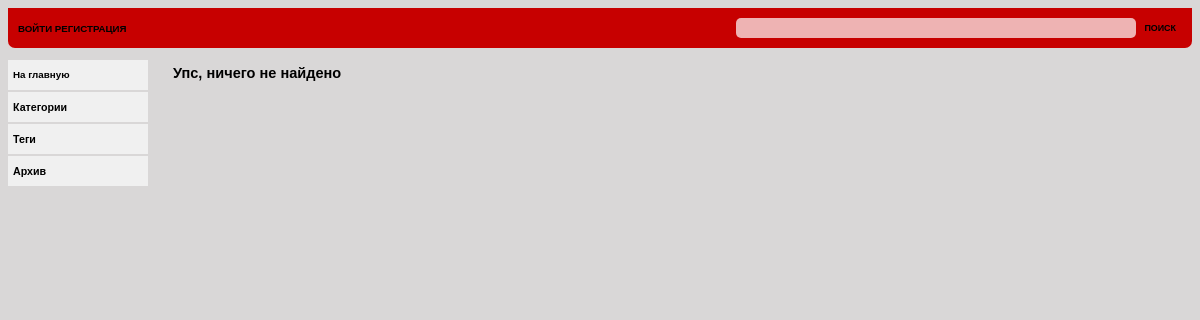
The app's page /python, older data.
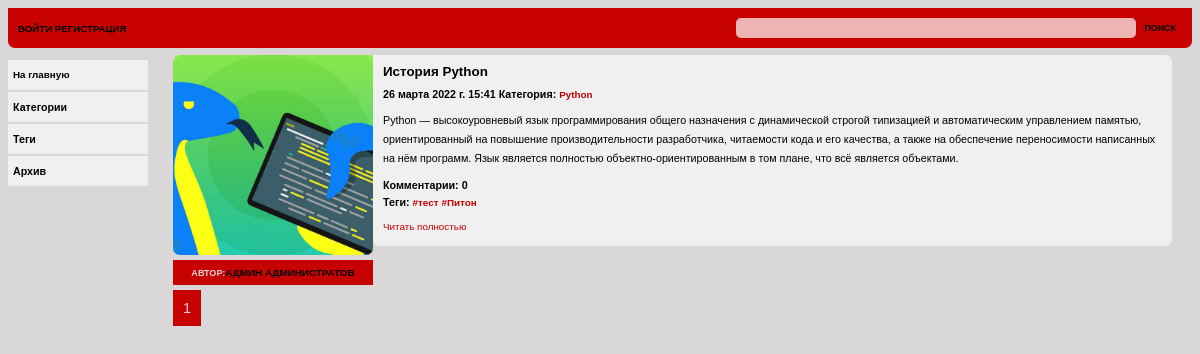
The same page, newer data.
### blog/models.py (models this page shows, shortened)
class Post(models.Model):
    author = models.ForeignKey(User,
                               on_delete=models.SET_NULL,
                               blank=True,
                               null=True,
                               verbose_name='Автор')
    title = models.CharField('Заголовок', max_length=100, unique=True)
    slug = models.SlugField('Слаг', max_length=100, unique=True)
    image = models.ImageField('Изображение', upload_to='images/%Y/%m/%d/', null=True, blank=True)
    category = models.ForeignKey(Category, on_delete=models.CASCADE, verbose_name='Категория')
    tags = models.ManyToManyField('Tag', blank=True, related_name='posts', verbose_name='Теги')
    preview_text = models.TextField('Превью', max_length=500)
    text = models.TextField('Текст', max_length=5000)
    date_pub = models.DateTimeField('Дата публикации', auto_now_add=True)
    likes = models.ManyToManyField(User, blank=True, related_name='posts', verbose_name='Лайки')
    is_published = models.BooleanField("Опубликовано", blank=True, default=False)
    def get_absolute_url(self):
        return reverse('blog:post', kwargs={'category_slug': self.category.slug, 'post_slug': self.slug})
    class Meta:
        verbose_name = 'Пост'
        verbose_name_plural = 'Посты'
        ordering = ('-date_pub',)

class Category(models.Model):
    name = models.CharField('Наименование категории', max_length=50)
    slug = models.SlugField('Слаг', max_length=50)
    def __str__(self):
        return self.name
    class Meta:
        verbose_name = 'Категория'
        verbose_name_plural = 'Категории'

class Tag(models.Model):
    name = models.CharField('Тэг', max_length=50)
    slug = models.SlugField('Слаг', max_length=50)
    def __str__(self):
        return f'#{self.name}'
    class Meta:
        verbose_name = 'Тэг'
        verbose_name_plural = 'Тэги'

### user/models.py (models this page shows)
class User(AbstractUser):
    avatar = models.ImageField(upload_to='images/avatar/%Y/%m/%d/',
                               blank=True, verbose_name='Аватар',
                               default='images/avatar/default.bmp')
    email = models.EmailField('E-mail',
                              unique=True)

### blog/views.py (the view)
# urls.py: path('<slug:category_slug>', PostCatListView.as_view(), name='category'),
class PostCatListView(MainPostListView):
    def get_queryset(self):
        self.title = get_object_or_404(Category, slug=self.kwargs["category_slug"])
        return services.get_filtered_posts(is_published=True,
                                           category=self.title)

### blog/services.py (called while the page is built)
def _get_posts(posts):
    return posts.prefetch_related('tags'
                                  ).select_related(
                                        'category', 'author'
                                  ).order_by(
                                        '-date_pub'
                                  ).defer(
                                            'text', 'is_published', 'author__avatar', 'author__date_joined',
                                            'author__is_active', 'author__is_staff', 'author__is_superuser',
                                            'author__password', 'author__username', 'author__email',
                                            'author__last_login'
                                  ).annotate(comments_count=Count('comments'))

def get_filtered_posts(**filter_kwargs):
    return _get_posts(Post.objects.filter(**filter_kwargs))

### blog/views.py (called while the page is built)
    def get_context_data(self):
        context = super().get_context_data()
        context['title'] = self.title
        return context

### blog/templates/blog/index.html (shortened to what this page needs)
{% extends 'blog/base.html' %}
{% load static %}
{% block css %} <link href="{% static 'blog/css/styles-listview.css' %}" rel="stylesheet"> {% endblock %}
{% block content %}
    {% if posts %}
    {% for post in posts %}
        <div class="content">
            <div class="block-titul">
                <div class="block-titul-image">
                    <img src="{{ post.image.url }}"></img>
                </div>
                <div class="block-titul-author">
                    <h3><span class="author">Автор:</span>{{ post.author.first_name }} {{ post.author.last_name }}</h3>
                </div>
            </div>
            <div class="block-text">
            <h1>{{ post.title }}</h1>
            <h3>{{ post.date_pub }} Категория: <a href="{% url 'blog:category' post.category.slug %}"> {{post.category}} </a></h3>
            <p>{{ post.preview_text|linebreaks }}</p>
            <h3>Комментарии: {{ post.comments_count }}</h3>
            <h3>Теги: {% for tag in post.tags.all %} <a href="{% url 'blog:tag' tag.slug %}"> {{ tag }}</a> {% endfor %}</h3>
            <a href="{{ post.get_absolute_url }}"><p>Читать полностью</p></a>
            </div>
        </div>
    {% endfor %}
    <div class="paginator">
        {% for page in paginator.page_range %}
            {% if page_obj.number == page %}
            <div class="current-page">{{ page }} </div>
            {% elif page >= page_obj.number|add:-2 and page <= page_obj.number|add:2 %}
            <a href="?page={{ page }}"><div class="other-pages">{{ page }}</div></a>
            {% endif %}
        {% endfor %}
    </div>
    {% else %}
        <div class="content"><h1>Упс, ничего не найдено</h1></div>
    {% endif %}
{% endblock %}

### blog/templates/blog/base.html (shortened to what this page needs)
{% load static %}
<!DOCTYPE html>
<html>
<head>
    {% block css %} {% endblock css %}
</head>
<body>
    <div class="page">
        <div class="header">
            <div class="login_info">
            {% if request.user.is_authenticated %}
            Добро пожаловать, {{ user.username }}<a href="{% url 'logout' %}"> Выйти</a>
            {% else %}
            <a href="{% url 'login' %}"> Войти </a><a href="{% url 'register' %}"> Регистрация </a>
            {% endif %}
            </div>
            <div class="search-form">
                <form method="get" action="{% url 'blog:search' %}">
                <input type="text" name="text">
                <button type="submit">Поиск</button>
                </form>
            </div>
        </div>
        <div class="body_page">
            <div class="sidebar">
                <ul>
                    <a href="{% url 'blog:index' %}"><li>На главную</li></a>
                    <li>Категории</li>
                     <li>Теги</li>
                     <li>Архив</li>
                </ul>
            </div>
          <div class="cont">{% block content %} {% endblock %}</div>
        </div>
     </div>
</body>
</html>

### blog/static/blog/css/styles-listview.css (style rules this page uses)
* { box-sizing: border-box; font-family: Verdana, Helvetica, Arial, sans-serif; font-size: 92%; }
a { text-decoration: none }
body { background: #d9d7d7; }
input[type=text] { border-radius: 5px 5px 5px 5px; height: 20px; width: 400px; border: 0px; opacity: 70%; }
img { width: 10%; height: 10%; }
.page { background: #e0d3d3; display: flex; flex-direction: column; }
.header { padding-left: 10px; padding-right: 10px; line-height: 40px; height: 40px; display: flex; flex-direction: row; justify-content: space-between; background: #c70000; border-radius: 0px 0px 7px 7px; font-weight: 550; text-transform: uppercase; }
.login_info { color:#e0d3d3; }
.login_info a { color:black; }
.login_info a:link { color:black; text-decoration: none; }
.search-form button { border: 0; background: #c70000; font-weight: 550; text-transform: uppercase; }
.body_page { align-items: flex-start; background: #d9d7d7; padding-top:2px; display: flex; flex-direction: row; justify-content: flex-start; }
.sidebar { flex-grow:1; min-width:150px; max-width:150px; }
.sidebar ul { padding: 0px; }
.sidebar li { background: #f0f0f0; margin-bottom: 2px; padding-left: 5px; height: 30px; line-height: 30px; font-size: 110%; font-weight: 550; margin-right: 10px; }
.sidebar a { color: black; font-weight: 550; }
.cont { display: flex; flex-direction: column; flex-grow:7; margin-left: 15px; }
.content { align-items: flex-start; display: flex; flex-direction: row; justify-content: flex-start; border:0px solid black; padding-top: 5px; padding-right: 20px; margin-bottom: 5px; }
.block-titul img { display: flex; flex-direction: column; }
.block-titul-image img { object-fit: cover; height: 200px; width: 200px; border-radius: 7px 0px 7px 7px; }
.block-titul-author { height: 25px; line-height: 25px; text-align: center; background: #c70000; text-transform: uppercase; }
.author { color: #e0d3d3; }
.block-text { flex-grow:1; background: #f0f0f0; padding-left: 10px; padding-right: 10px; border-radius: 0px 7px 7px 7px; }
.content h1 { font-size: 150%; font-weight: bolder; }
.content h3 { font-size: 120%; margin-bottom: 0px; margin-top: 5px; }
.content p { font-size: 120%; line-height: 180%; }
.content a { color: #c70000; text-decoration: none; }
.paginator { display: flex; flex-direction: row; justify-content: flex-start; }
.current-page { font-size: 150%; background: #c70000; color: #e0d3d3; border: 0px solid black; padding: 10px; margin-right: 5px; }

Row changes from the older to the newer data that the page shows:
added Post: image (picture), author.first_name "АДМИН", author.last_name "АДМИНИСТРАТОВ", title "История Python", date_pub "26 марта 2022 г. 15:41", category "Python", preview_text "Python — высокоуровневый язык программирования общего назначения с динамической строгой типизацией и автоматическим управлением памятью, ориентированный на повышение производительности разработчика, читаемости кода и его качества, а также на обеспечение переносимости написанных на нём программ. Язык является полностью объектно-ориентированным в том плане, что всё является объектами.", comments_count "0"
now on this page (row unchanged): Tag: name "#тест"
added Tag: name "#Питон"
Text that changed along with them:
new list line: "1"
text no longer shown: "Упс, ничего не найдено"
